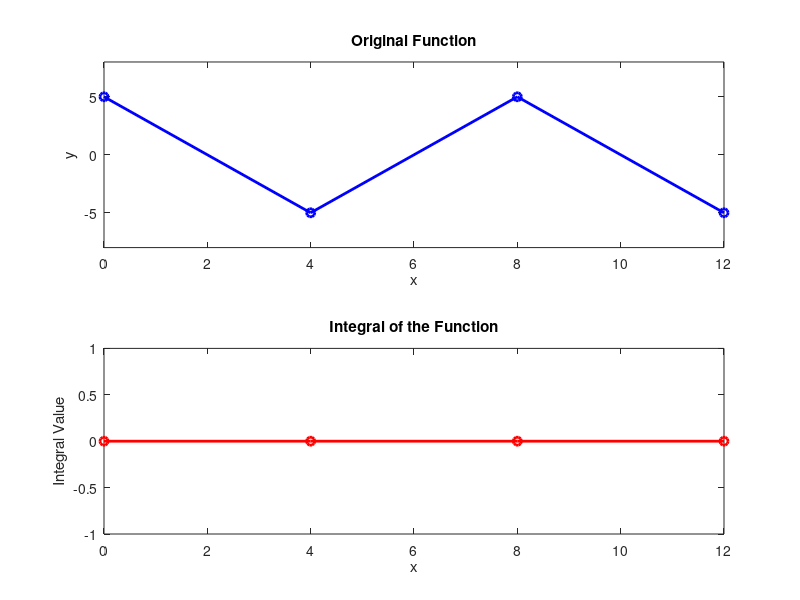

Write MATLAB code to recreate this figure. (Note: this script raises an error after producing the figure.)
% Define the coordinates of the points
x = [0, 4, 8, 12];
y = [5, -5, 5, -5];

% Calculate the integral using trapezoidal rule
integral_value = trapz(x, y);

% Display the integral value
disp(['Integral Value: ', num2str(integral_value)]);

% Calculate the cumulative integral values
cumulative_integral = cumtrapz(x, y);

% Plot the original function
figure;
subplot(2,1,1);
plot(x, y, 'bo-',  'LineWidth', 2);
title('Original Function');
xlabel('x');
ylabel('y');

% Set x-axis and y-axis limits
xlim([0, 12]);
ylim([-8, 8]);

% Plot the integral
subplot(2,1,2);
plot(x, cumulative_integral, 'ro-',  'LineWidth', 2);
title('Integral of the Function');
xlabel('x');
ylabel('Integral Value');
sgtitle('Function and its Integral');
